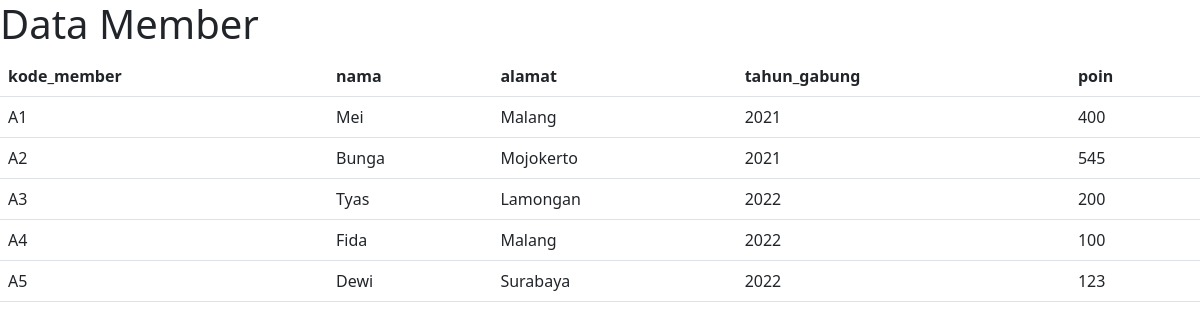
Page /member/ on the committed database.
### dashboard/models.py (models this page shows, shortened)
class member(models.Model):
    kode_member = models.CharField(max_length=10)
    nama = models.CharField(max_length=100)
    alamat = models.CharField(max_length=120)
    tahun_gabung = models.CharField(max_length=10)
    poin = models.IntegerField()

### dashboard/views.py (the view)
# urls.py: path('member/', Member, name='member'),
def Member(request):
    Members=member.objects.all()
    konteks={
        'Members':Members,
    }
    return render(request,'member.html',konteks)

### templates/member.html (shortened to what this page needs)
{%load static%}
{%block content%}
<!doctype html>
<html lang="en">
  <head>
    <link href="https://cdn.jsdelivr.net/npm/bootstrap@5.2.2/dist/css/bootstrap.min.css" rel="stylesheet">
  </head>
  <body>
    <h1>Data Member</h1>
    <table class="table">
        <thead>
          <tr>
            <th scope="col">kode_member</th>
            <th scope="col">nama</th>
            <th scope="col">alamat</th>
            <th scope="col">tahun_gabung</th>
            <th scope="col">poin</th>
          </tr>
        </thead>
        <tbody>
            {%for Member in Members%}
          <tr>
            <td>{{ Member.kode_member }}</td>
            <td>{{ Member.nama }}</td>
            <td>{{ Member.alamat }}</td>
            <td>{{ Member.tahun_gabung }}</td>
            <td>{{ Member.poin }}</td>
          </tr>
         {% endfor %}
        </tbody>
      </table>
  </body>
</html>
{%endblock%}

### rows in the picture
member: kode_member "A1", nama "Mei", alamat "Malang", tahun_gabung "2021", poin "400"
member: kode_member "A2", nama "Bunga", alamat "Mojokerto", tahun_gabung "2021", poin "545"
member: kode_member "A3", nama "Tyas", alamat "Lamongan", tahun_gabung "2022", poin "200"
member: kode_member "A4", nama "Fida", alamat "Malang", tahun_gabung "2022", poin "100"
member: kode_member "A5", nama "Dewi", alamat "Surabaya", tahun_gabung "2022", poin "123"
